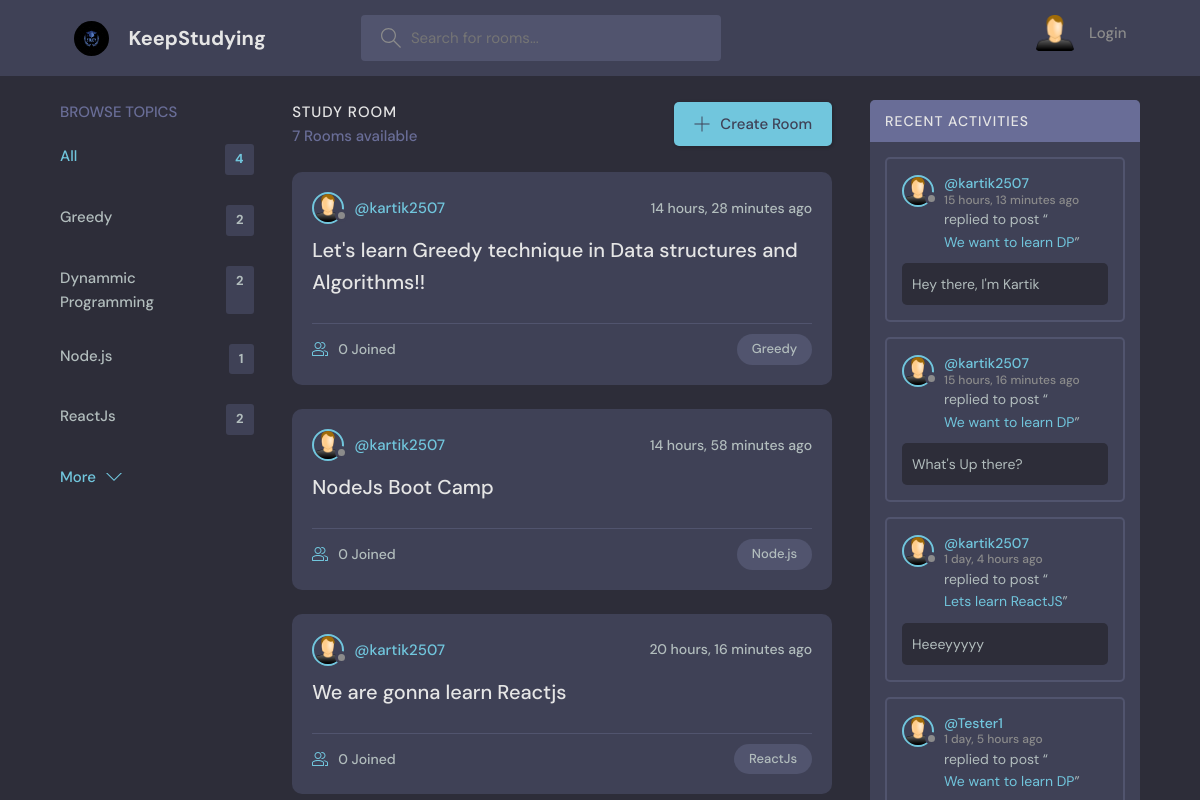
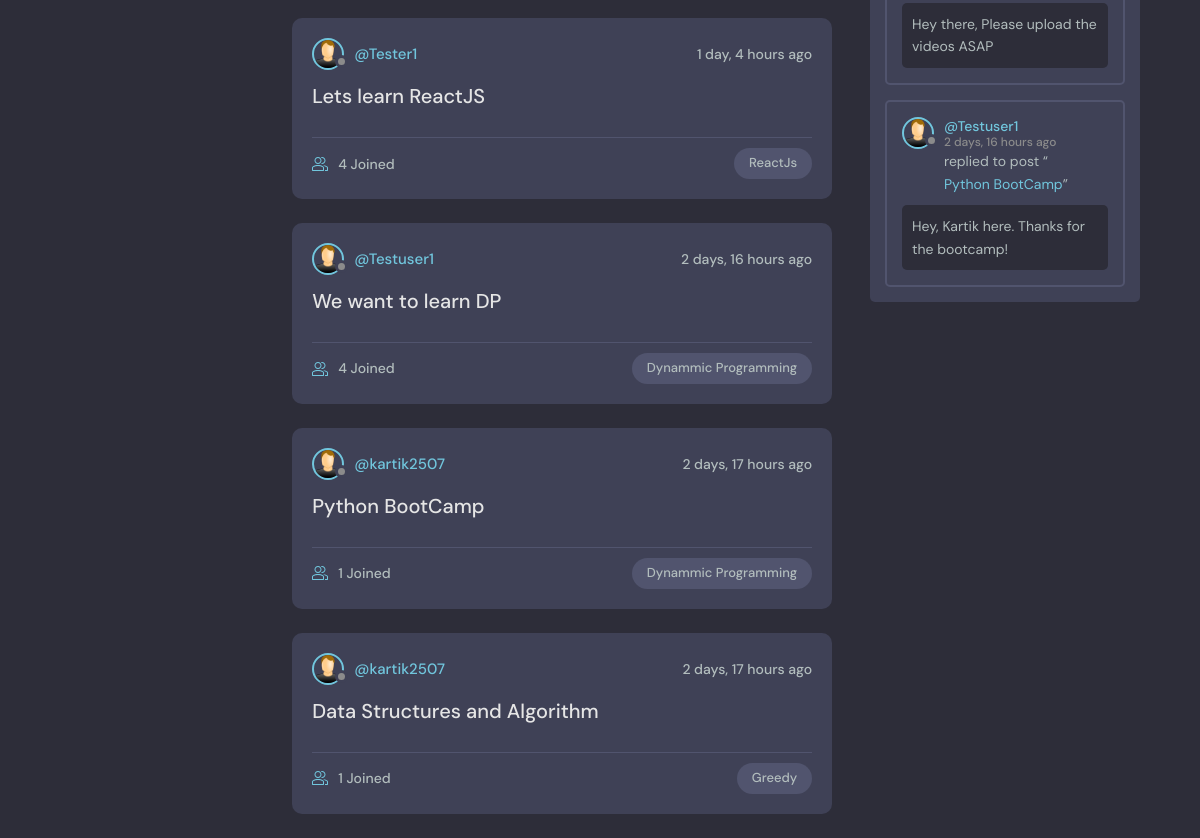
The app's page /, older data (2 pictures, top to bottom).
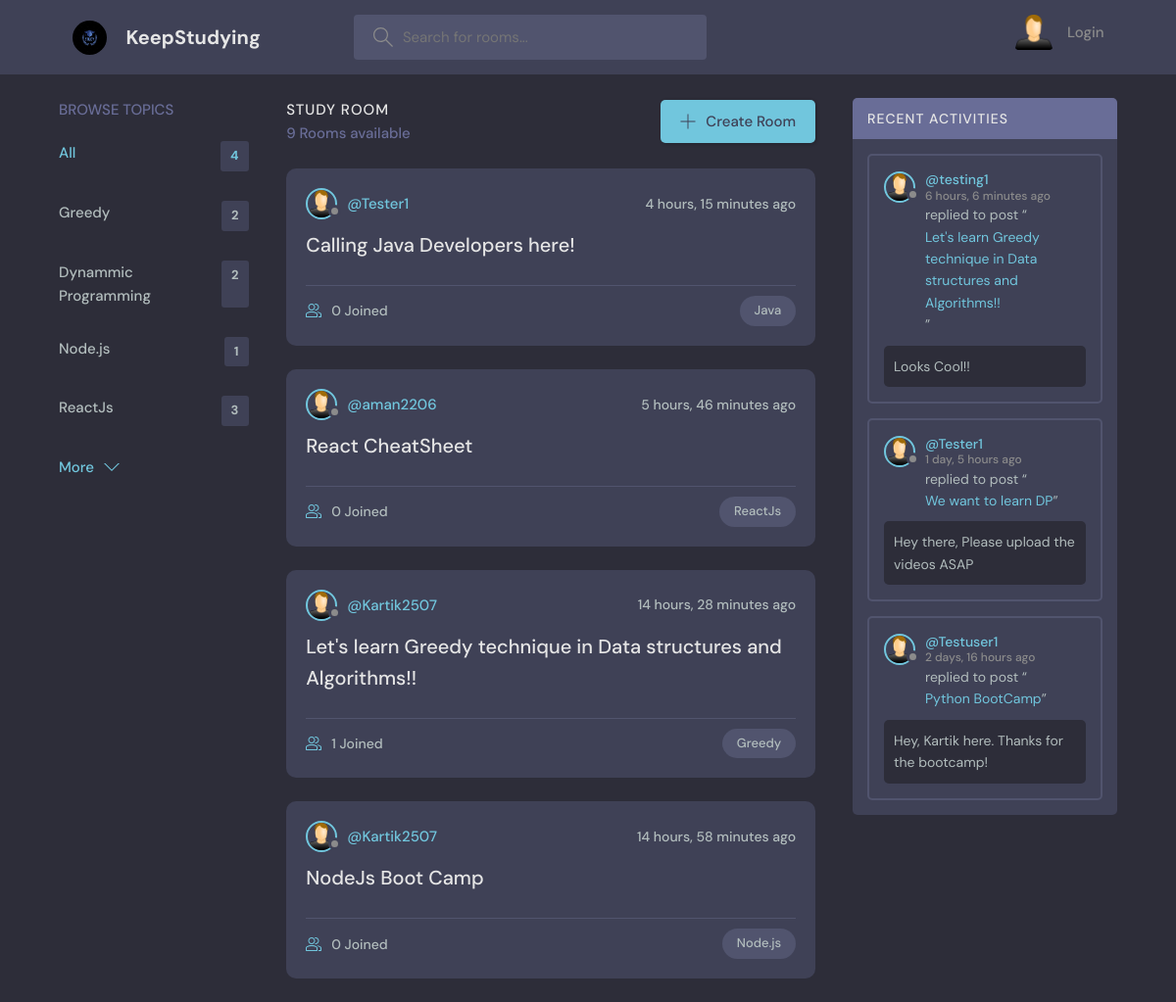
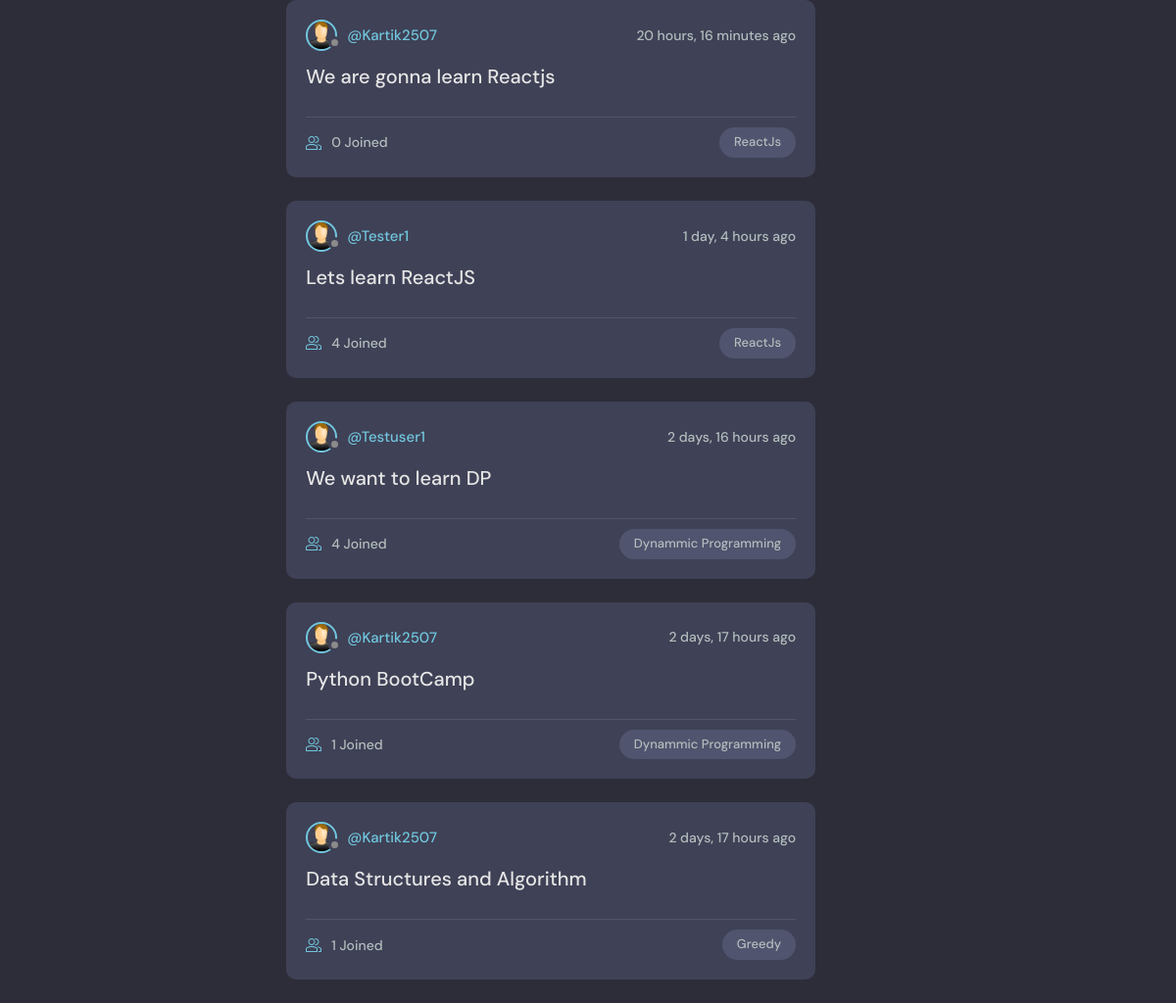
The same page, newer data (2 pictures, top to bottom).
### app/models.py (models this page shows, shortened)
class Topic(models.Model):
    name = models.CharField(max_length=200)

class Room(models.Model):
    host = models.ForeignKey(User, on_delete=models.SET_NULL, null=True)
    topic = models.ForeignKey(Topic, on_delete=models.SET_NULL, null=True)
    name = models.CharField(max_length=200)
    description = models.TextField(null=True, blank=True)
    participants = models.ManyToManyField(User, related_name='participants', blank=True)
    updated = models.DateTimeField(auto_now=True)
    created = models.DateTimeField(auto_now_add=True)
    class Meta:
        ordering = ['-updated', '-created']
    def __str__(self):
        return str(self.name)

class Message(models.Model):
    user = models.ForeignKey(User, on_delete=models.CASCADE)
    room = models.ForeignKey(Room, on_delete=models.CASCADE)
    body = models.TextField()
    updated = models.DateTimeField(auto_now=True)
    created = models.DateTimeField(auto_now_add=True)
    class Meta:
        ordering = ['-updated', '-created']

### app/views.py (the view)
# urls.py: path('', views.home, name='home'),
def home(request):
    q = request.GET.get('q') if request.GET.get('q') != None else ''
    rooms = Room.objects.filter(Q(topic__name__icontains = q) |
                                Q(name__icontains=q)|
                                Q(description__icontains = q))
    topics = Topic.objects.all()[0:4]
    room_message = Message.objects.filter(room__topic__name__icontains = q)
    room_count = rooms.count()
    context = {'rooms': rooms, 'topics': topics,'room_message': room_message, 'room_count': room_count}
    return render(request, 'app/home.html', context)

### app/templates/app/home.html (shortened to what this page needs)
{% extends 'main.html' %} {% block content %}
<main class="layout layout--3">
  <div class="container">
    {% include 'app/topics_component.html' %}
    <div class="roomList">
      <div class="roomList__header">
        <div>
          <h2>Study Room</h2>
          <p>{{room_count}} Rooms available</p>
        </div>
        <a class="btn btn--main" href="{% url 'create-room' %}">
          <svg
            version="1.1"
            xmlns="http://www.w3.org/2000/svg"
            width="32"
            height="32"
            viewBox="0 0 32 32"
          >
            <title>add</title>
            <path
              d="M16.943 0.943h-1.885v14.115h-14.115v1.885h14.115v14.115h1.885v-14.115h14.115v-1.885h-14.115v-14.115z"
            ></path>
          </svg>
          Create Room
        </a>
      </div>
      {% include 'app/centre_component.html' %}
    </div>
    {% include 'app/activity_component.html' %}
  </div>
</main>
{% endblock content %}

### app/templates/app/topics_component.html
<div class="topics">
    <div class="topics__header">
      <h2>Browse Topics</h2>
    </div>
    <ul class="topics__list">
      <li>
        <a href="{% url 'home' %}" class="active">All <span>{{topics.count}}</span></a>
      </li>
      {% for i in topics %}
      <li>
        <a href="{% url 'home' %}?q={{i.name}}">{{i.name}} <span>{{i.room_set.all.count}}</span></a>
      </li>
      {% endfor %}
    </ul>
    <a class="btn btn--link" href="{% url 'topicsPage' %}">
      More
      <svg
        version="1.1"
        xmlns="http://www.w3.org/2000/svg"
        width="32"
        height="32"
        viewBox="0 0 32 32"
      >
        <title>chevron-down</title>
        <path d="M16 21l-13-13h-3l16 16 16-16h-3l-13 13z"></path>
      </svg>
    </a>
  </div>

### app/templates/app/centre_component.html (shortened to what this page needs)
{% load static %}
{% for room in rooms %}
<div class="roomListRoom">
    <div class="roomListRoom__header">
        <a href="{% url 'profile' room.host.id %}" class="roomListRoom__author">
            <div class="avatar avatar--small">
                <img src="{% static 'images/Pic.png' %}" />
            </div>
            <span>@{{room.host.username}}</span>
        </a>
        <div class="roomListRoom__actions">
            <span>{{room.created|timesince}} ago</span>
        </div>
    </div>
    <div class="roomListRoom__content">
        <a href="{% url 'room' room.id %}">{{ room.name }}</a>
    </div>
    <div class="roomListRoom__meta">
        <a href="{% url 'room' room.id %}" class="roomListRoom__joined">
            {{room.participants.all.count}} Joined
        </a>
        <p class="roomListRoom__topic">{{room.topic.name}}</p>
    </div>
</div>
{% endfor %}

### app/templates/app/activity_component.html (shortened to what this page needs)
{% load static %}
<div class="activities">
    <div class="activities__header">
      <h2>Recent Activities</h2>
    </div>
    {% for message in room_message %}
    <div class="activities__box">
      <div class="activities__boxHeader roomListRoom__header">
        <a href="{% url 'profile' message.user.id %}" class="roomListRoom__author">
          <div class="avatar avatar--small">
            <img src="{% static 'images/Pic.png' %}" />
          </div>
          <p>
            @{{message.user}}
            <span>{{message.created|timesince}} ago</span>
          </p>
        </a>
      </div>
      <div class="activities__boxContent">
        <p>
          replied to post “<a href="{% url 'room' message.room.id %}">{{message.room}}</a
          >”
        </p>
        <div class="activities__boxRoomContent">
          {{message.body}}
        </div>
      </div>
    </div>
    {% endfor %}
  </div>

Row changes from the older to the newer data that the page shows:
removed Message: user "kartik2507", created "15 hours, 13 minutes", room "We want to learn DP", body "Hey there, I'm Kartik"
removed Message: user "kartik2507", created "15 hours, 16 minutes", room "We want to learn DP", body "What's Up there?"
removed Message: user "kartik2507", created "1 day, 4 hours", room "Lets learn ReactJS", body "Heeeyyyyy"
computed for Topic "ReactJs": room_set.all.count "2" → "3"
added Room: host.username "Tester1", created "4 hours, 15 minutes", name "Calling Java Developers here!", participants.all.count "0", topic.name "Java"
added Room: host.username "aman2206", created "5 hours, 46 minutes", name "React CheatSheet", participants.all.count "0", topic.name "ReactJs"
changed through a linked row, Room "Let's learn Greedy technique in Data structures and Algorithms!!": host.username "kartik2507" → "Kartik2507"; participants.all.count "0" → "1"
changed through a linked row, Room "NodeJs Boot Camp": host.username "kartik2507" → "Kartik2507"
changed through a linked row, Room "We are gonna learn Reactjs": host.username "kartik2507" → "Kartik2507"
changed through a linked row, Room "Python BootCamp": host.username "kartik2507" → "Kartik2507"
changed through a linked row, Room "Data Structures and Algorithm": host.username "kartik2507" → "Kartik2507"
added Message: user "testing1", created "6 hours, 6 minutes", room "Let's learn Greedy technique in Data structures and Algorithms!!", body "Looks Cool!!"
Text that changed along with them:
{{ room_count }}: "7" → "9"
